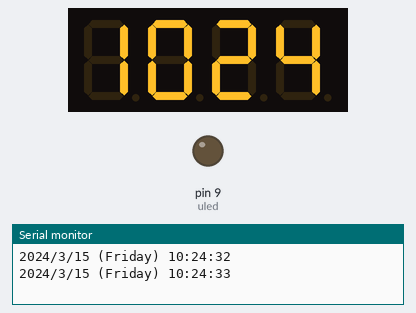
A sketch run on a simulated Arduino Leonardo, built with avr-gcc and run on an emulated ATmega32U4. On the bench: 4-digit seven-segment display, output pins drawn as LEDs (lit = HIGH), the last lines printed to the serial monitor. The local clock reads 2024-03-15 10:24:30 at power-on unless the sketch sets it.

Above: at 3.1 s.
At 59.9 s:
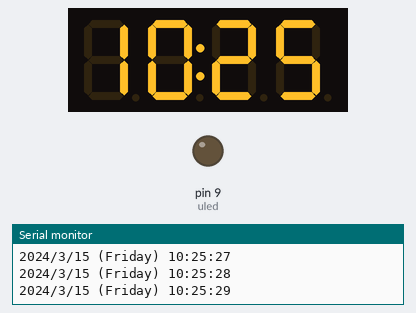
At 122.8 s:
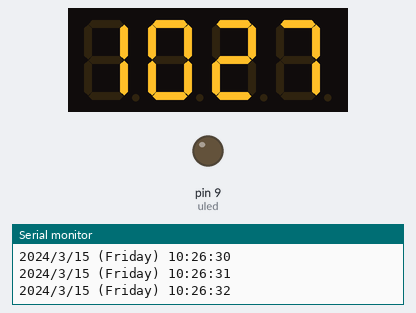
At 126.8 s:
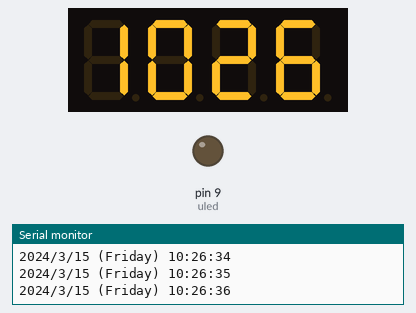

The sketch:

wakeUp_LCD_time_v3.ino
```cpp
/*
 Here the led and the rtc are working correctly
 Now try get the LCD working
 */

#include <DS3231.h> //Include the clock library
#include <TimerOne.h>
#include "TM1637.h"
#include <Wire.h>
#include "RTClib.h"

#define ON 1
#define OFF 0

// Changable Vars
int fadeTime = 30; // How long in minutes the light will fade to max
int setHour = 6; // Set hours to wake (military time)
int setMin = 34; // Set minute to wake
int uled = 9; // Set pinout with with PWM

// Setup clock
int8_t TimeDisp[] = {0x00,0x00,0x00,0x00};
unsigned char ClockPoint = 1;
unsigned char Update;
unsigned char halfsecond = 0;
unsigned char second;
unsigned char minute = 66;
unsigned char hour = 06;

// Set up RTC Vars
RTC_DS3231 rtc;
Time t;
char daysOfTheWeek[7][12] = {"Sunday", "Monday", "Tuesday", "Wednesday", "Thursday", "Friday", "Saturday"};

//#define CLK 3//pins definitions for TM1637 and can be changed to other ports
//#define DIO 2
#define CLK 6
#define DIO 5
TM1637 tm1637(CLK,DIO);

void setup()
{
  #ifndef ESP8266
    while (!Serial); // for Leonardo/Micro/Zero
  #endif
  pinMode(uled, OUTPUT);
  Serial.begin(9600); // Match to serial monitor
  delay(2000); // wait for console opening

   if (! rtc.begin()) {
    Serial.println("Couldn't find RTC");
    while (1);
   }

  if (rtc.lostPower()) {
    Serial.println("RTC lost power, lets set the time!");
    // following line sets the RTC to the date & time this sketch was compiled
    rtc.adjust(DateTime(F(__DATE__), F(__TIME__)));
    // This line sets the RTC with an explicit date & time, for example to set
    // January 21, 2014 at 3am you would call:
    // rtc.adjust(DateTime(2014, 1, 21, 3, 0, 0));
  }

  // Daniel thinks next bit goes in loop
  tm1637.set();
  tm1637.init();

  // These lines below affect the flashing time on the LED
  Timer1.initialize(5000);//timing for 5ms
  Timer1.attachInterrupt(TimingISR);//declare the interrupt serve routine:TimingISR
}

void loop()
{
  DateTime now = rtc.now();
    // Print time to the serial monitor
    Serial.print(now.year(), DEC);
    Serial.print('/');
    Serial.print(now.month(), DEC);
    Serial.print('/');
    Serial.print(now.day(), DEC);
    Serial.print(" (");
    Serial.print(daysOfTheWeek[now.dayOfTheWeek()]);
    Serial.print(") ");
    Serial.print(now.hour(), DEC);
    Serial.print(':');
    Serial.print(now.minute(), DEC);
    Serial.print(':');
    Serial.print(now.second(), DEC);
    Serial.println();

  // Display the time on the LCD
  if(Update == ON)
  {
    TimeUpdate();
    tm1637.display(TimeDisp);
  }

  hour = now.hour();
  minute = now.minute();

  //if (t.hour == setHour && t.min == setMin)
  if (hour == setHour && minute == setMin)
  {
    Serial.print("The LED should LIGHT UP!!!");
    start();
  }

  // Wait one second before repeating
  delay (1000);
}

void start()
{
  // Fix for SB LED
  TimeUpdate();
  tm1637.display(TimeDisp);
  analogWrite(uled, 1);
  delay((fadeTime * 60000)/50);

  analogWrite(uled, 2);
  delay((fadeTime * 60000)/50);

  analogWrite(uled, 3);
  delay((fadeTime * 60000)/50);

  analogWrite(uled, 4);
  delay((fadeTime * 60000)/50);

  analogWrite(uled, 4);
  delay((fadeTime * 60000)/50);

  analogWrite(uled, 5);
  delay((fadeTime * 60000)/50);

  // Fade script
  for (int i = 6 ; i <= 255; i++)
  {
    TimeUpdate();
    tm1637.display(TimeDisp);
    analogWrite(uled, i);
    delay(((fadeTime * 60000)/306));
    Serial.print(" mil sec ");
    Serial.print(((fadeTime * 60000)/306));
    Serial.print(" PWM " );
    Serial.print(i);
  }

  delay(20000); // Stay Bright
  analogWrite(uled, 0); // Turn off

}

void TimingISR()
{
  halfsecond ++;
  Update = ON;
  if(halfsecond == 200){ // Changed from 2 to 200
    second ++;
    if(second == 60)
    {
      minute ++;
      if(minute == 60)
      {
        hour ++;
        if(hour == 24)hour = 0;
        minute = 0;
      }
      second = 0;
    }
    halfsecond = 0;
  }
 // Serial.println(second);
  ClockPoint = (~ClockPoint) & 0x01;
}
void TimeUpdate(void)
{
  if(ClockPoint)tm1637.point(POINT_ON);
  else tm1637.point(POINT_OFF);
  TimeDisp[0] = hour / 10;
  TimeDisp[1] = hour % 10;
  TimeDisp[2] = minute / 10;
  TimeDisp[3] = minute % 10;
  Update = OFF;
}
```

Measured:
- what the display in image 2 shows lasts 1.0 s, from 122.7 s to 123.7 s
